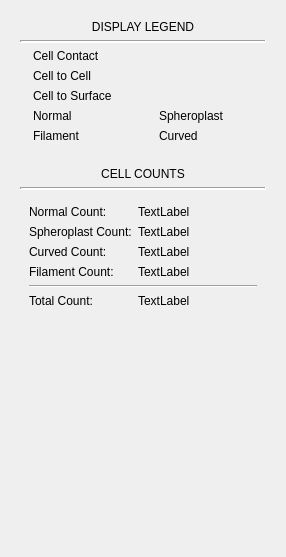
<?xml version="1.0" encoding="UTF-8"?>
<ui version="4.0">
 <class>Form</class>
 <widget class="QWidget" name="Form">
  <property name="geometry">
   <rect>
    <x>0</x>
    <y>0</y>
    <width>286</width>
    <height>557</height>
   </rect>
  </property>
  <property name="windowTitle">
   <string>Form</string>
  </property>
  <layout class="QVBoxLayout" name="verticalLayout">
   <item>
    <widget class="QWidget" name="legendWidget" native="true">
     <layout class="QVBoxLayout" name="verticalLayout_3">
      <item>
       <widget class="QLabel" name="legendTitle">
        <property name="text">
         <string>DISPLAY LEGEND</string>
        </property>
        <property name="alignment">
         <set>Qt::AlignCenter</set>
        </property>
       </widget>
      </item>
      <item>
       <widget class="Line" name="legendTitleSeparator">
        <property name="lineWidth">
         <number>2</number>
        </property>
        <property name="orientation">
         <enum>Qt::Horizontal</enum>
        </property>
       </widget>
      </item>
      <item>
       <layout class="QFormLayout" name="formLayout_2">
        <item row="0" column="0">
         <widget class="QLabel" name="cellContactLine">
          <property name="maximumSize">
           <size>
            <width>120</width>
            <height>25</height>
           </size>
          </property>
          <property name="text">
           <string/>
          </property>
          <property name="pixmap">
           <pixmap>icons/cellcontactline.png</pixmap>
          </property>
          <property name="scaledContents">
           <bool>true</bool>
          </property>
         </widget>
        </item>
        <item row="0" column="1">
         <widget class="QLabel" name="cellContactLabel">
          <property name="text">
           <string>Cell Contact</string>
          </property>
         </widget>
        </item>
        <item row="1" column="0">
         <widget class="QLabel" name="cellToCellLine">
          <property name="maximumSize">
           <size>
            <width>120</width>
            <height>25</height>
           </size>
          </property>
          <property name="text">
           <string/>
          </property>
          <property name="pixmap">
           <pixmap>icons/celltocellline.png</pixmap>
          </property>
          <property name="scaledContents">
           <bool>true</bool>
          </property>
         </widget>
        </item>
        <item row="1" column="1">
         <widget class="QLabel" name="cellToCellLabel">
          <property name="text">
           <string>Cell to Cell</string>
          </property>
         </widget>
        </item>
        <item row="2" column="0">
         <widget class="QLabel" name="cellToSurfaceLine">
          <property name="maximumSize">
           <size>
            <width>120</width>
            <height>25</height>
           </size>
          </property>
          <property name="text">
           <string/>
          </property>
          <property name="pixmap">
           <pixmap>icons/celltosurfaceline.png</pixmap>
          </property>
          <property name="scaledContents">
           <bool>true</bool>
          </property>
         </widget>
        </item>
        <item row="2" column="1">
         <widget class="QLabel" name="cellToSurfaceLable">
          <property name="text">
           <string>Cell to Surface</string>
          </property>
         </widget>
        </item>
       </layout>
      </item>
      <item>
       <layout class="QHBoxLayout" name="horizontalLayout">
        <item>
         <layout class="QFormLayout" name="formLayout_4">
          <item row="0" column="0">
           <widget class="QLabel" name="normalNode">
            <property name="maximumSize">
             <size>
              <width>35</width>
              <height>35</height>
             </size>
            </property>
            <property name="text">
             <string/>
            </property>
            <property name="pixmap">
             <pixmap>icons/normalnode.png</pixmap>
            </property>
            <property name="scaledContents">
             <bool>true</bool>
            </property>
           </widget>
          </item>
          <item row="0" column="1">
           <widget class="QLabel" name="normalNodeLabel">
            <property name="text">
             <string>Normal</string>
            </property>
           </widget>
          </item>
          <item row="1" column="0">
           <widget class="QLabel" name="filamentNode">
            <property name="maximumSize">
             <size>
              <width>35</width>
              <height>35</height>
             </size>
            </property>
            <property name="text">
             <string/>
            </property>
            <property name="pixmap">
             <pixmap>icons/filamentnode.png</pixmap>
            </property>
            <property name="scaledContents">
             <bool>true</bool>
            </property>
           </widget>
          </item>
          <item row="1" column="1">
           <widget class="QLabel" name="filamentNodeLabel">
            <property name="text">
             <string>Filament</string>
            </property>
           </widget>
          </item>
         </layout>
        </item>
        <item>
         <layout class="QFormLayout" name="formLayout_3">
          <item row="0" column="1">
           <widget class="QLabel" name="spheroplastNodeLabel">
            <property name="text">
             <string>Spheroplast</string>
            </property>
           </widget>
          </item>
          <item row="1" column="0">
           <widget class="QLabel" name="curvedNode">
            <property name="maximumSize">
             <size>
              <width>35</width>
              <height>35</height>
             </size>
            </property>
            <property name="text">
             <string/>
            </property>
            <property name="pixmap">
             <pixmap>icons/curvednode.png</pixmap>
            </property>
            <property name="scaledContents">
             <bool>true</bool>
            </property>
           </widget>
          </item>
          <item row="1" column="1">
           <widget class="QLabel" name="curvedNodeLabel">
            <property name="text">
             <string>Curved</string>
            </property>
           </widget>
          </item>
          <item row="0" column="0">
           <widget class="QLabel" name="sphereoplatNode">
            <property name="maximumSize">
             <size>
              <width>35</width>
              <height>35</height>
             </size>
            </property>
            <property name="text">
             <string/>
            </property>
            <property name="pixmap">
             <pixmap>icons/sphereoplastnode.png</pixmap>
            </property>
            <property name="scaledContents">
             <bool>true</bool>
            </property>
           </widget>
          </item>
         </layout>
        </item>
       </layout>
      </item>
     </layout>
    </widget>
   </item>
   <item>
    <widget class="QWidget" name="cellCountsWidget" native="true">
     <property name="autoFillBackground">
      <bool>true</bool>
     </property>
     <layout class="QVBoxLayout" name="verticalLayout_2">
      <item>
       <widget class="QLabel" name="cellCountsTitle">
        <property name="text">
         <string>CELL COUNTS</string>
        </property>
        <property name="scaledContents">
         <bool>false</bool>
        </property>
        <property name="alignment">
         <set>Qt::AlignCenter</set>
        </property>
       </widget>
      </item>
      <item>
       <widget class="Line" name="countsTitleSeparator">
        <property name="lineWidth">
         <number>2</number>
        </property>
        <property name="orientation">
         <enum>Qt::Horizontal</enum>
        </property>
       </widget>
      </item>
      <item>
       <widget class="QWidget" name="widget_2" native="true">
        <property name="autoFillBackground">
         <bool>false</bool>
        </property>
        <layout class="QFormLayout" name="formLayout">
         <item row="0" column="0">
          <widget class="QLabel" name="normalLabel">
           <property name="text">
            <string>Normal Count:</string>
           </property>
          </widget>
         </item>
         <item row="0" column="1">
          <widget class="QLabel" name="normalCount">
           <property name="text">
            <string>TextLabel</string>
           </property>
          </widget>
         </item>
         <item row="1" column="0">
          <widget class="QLabel" name="spheroplastLabel">
           <property name="text">
            <string>Spheroplast Count:</string>
           </property>
          </widget>
         </item>
         <item row="1" column="1">
          <widget class="QLabel" name="sphereoplastCount">
           <property name="text">
            <string>TextLabel</string>
           </property>
          </widget>
         </item>
         <item row="2" column="0">
          <widget class="QLabel" name="curvedLabel">
           <property name="text">
            <string>Curved Count:</string>
           </property>
          </widget>
         </item>
         <item row="3" column="0">
          <widget class="QLabel" name="filamentLabel">
           <property name="text">
            <string>Filament Count:</string>
           </property>
          </widget>
         </item>
         <item row="3" column="1">
          <widget class="QLabel" name="filamentCount">
           <property name="text">
            <string>TextLabel</string>
           </property>
          </widget>
         </item>
         <item row="4" column="0" colspan="2">
          <widget class="Line" name="countSeparator">
           <property name="orientation">
            <enum>Qt::Horizontal</enum>
           </property>
          </widget>
         </item>
         <item row="5" column="0">
          <widget class="QLabel" name="totalLabel">
           <property name="text">
            <string>Total Count:</string>
           </property>
          </widget>
         </item>
         <item row="5" column="1">
          <widget class="QLabel" name="totalCount">
           <property name="text">
            <string>TextLabel</string>
           </property>
          </widget>
         </item>
         <item row="2" column="1">
          <widget class="QLabel" name="curvedCount">
           <property name="text">
            <string>TextLabel</string>
           </property>
          </widget>
         </item>
        </layout>
       </widget>
      </item>
      <item>
       <spacer name="verticalSpacer">
        <property name="orientation">
         <enum>Qt::Vertical</enum>
        </property>
        <property name="sizeHint" stdset="0">
         <size>
          <width>20</width>
          <height>40</height>
         </size>
        </property>
       </spacer>
      </item>
     </layout>
    </widget>
   </item>
  </layout>
 </widget>
 <resources/>
 <connections/>
</ui>
